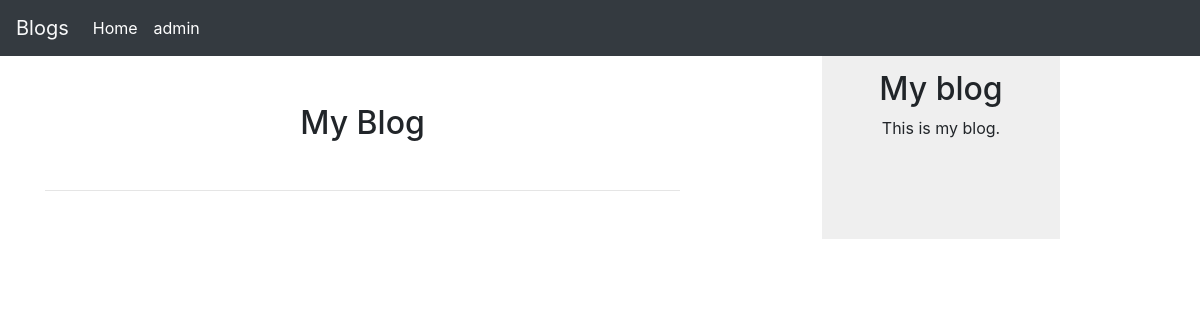
/blog/, run on an earlier commit of the app's database.
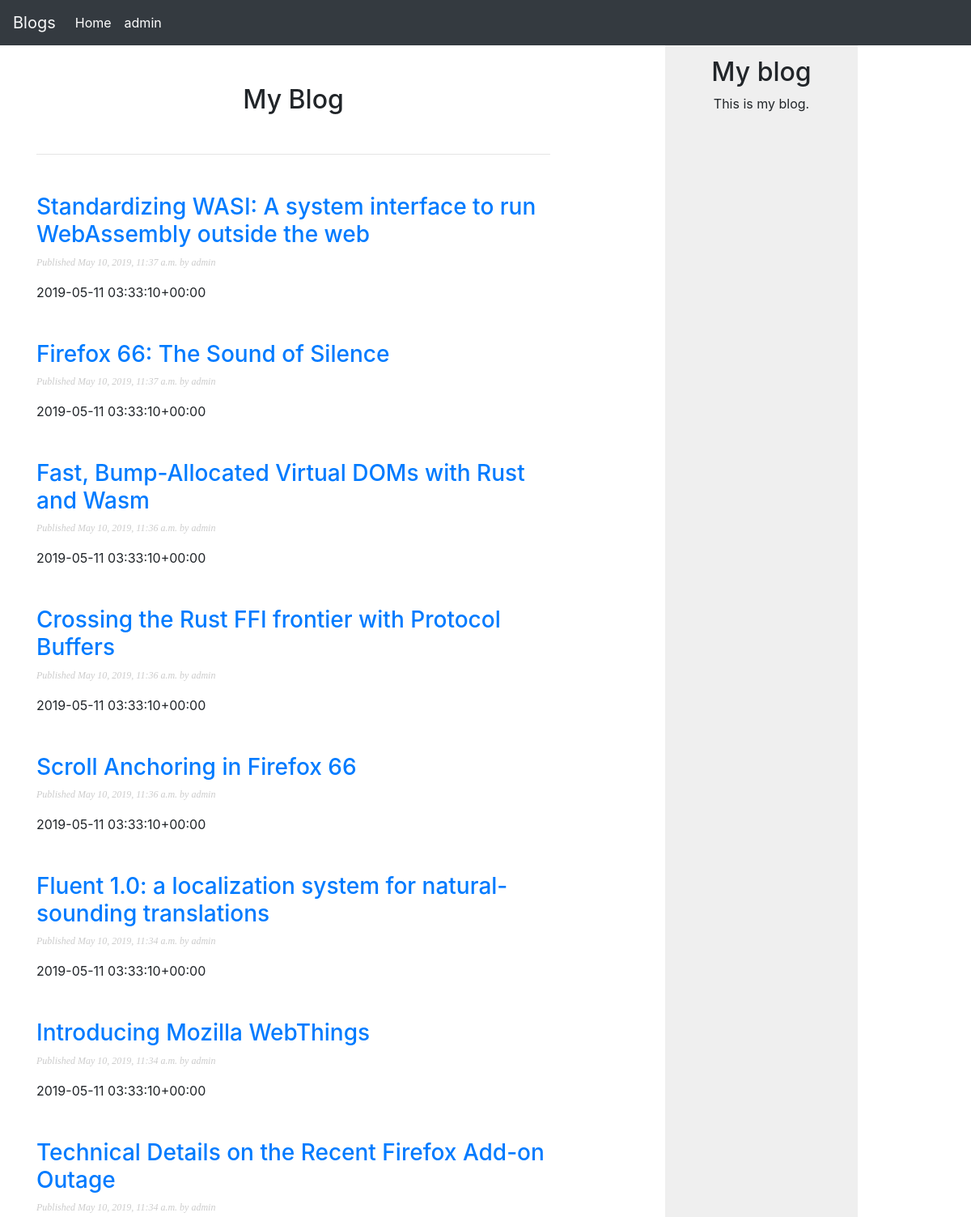
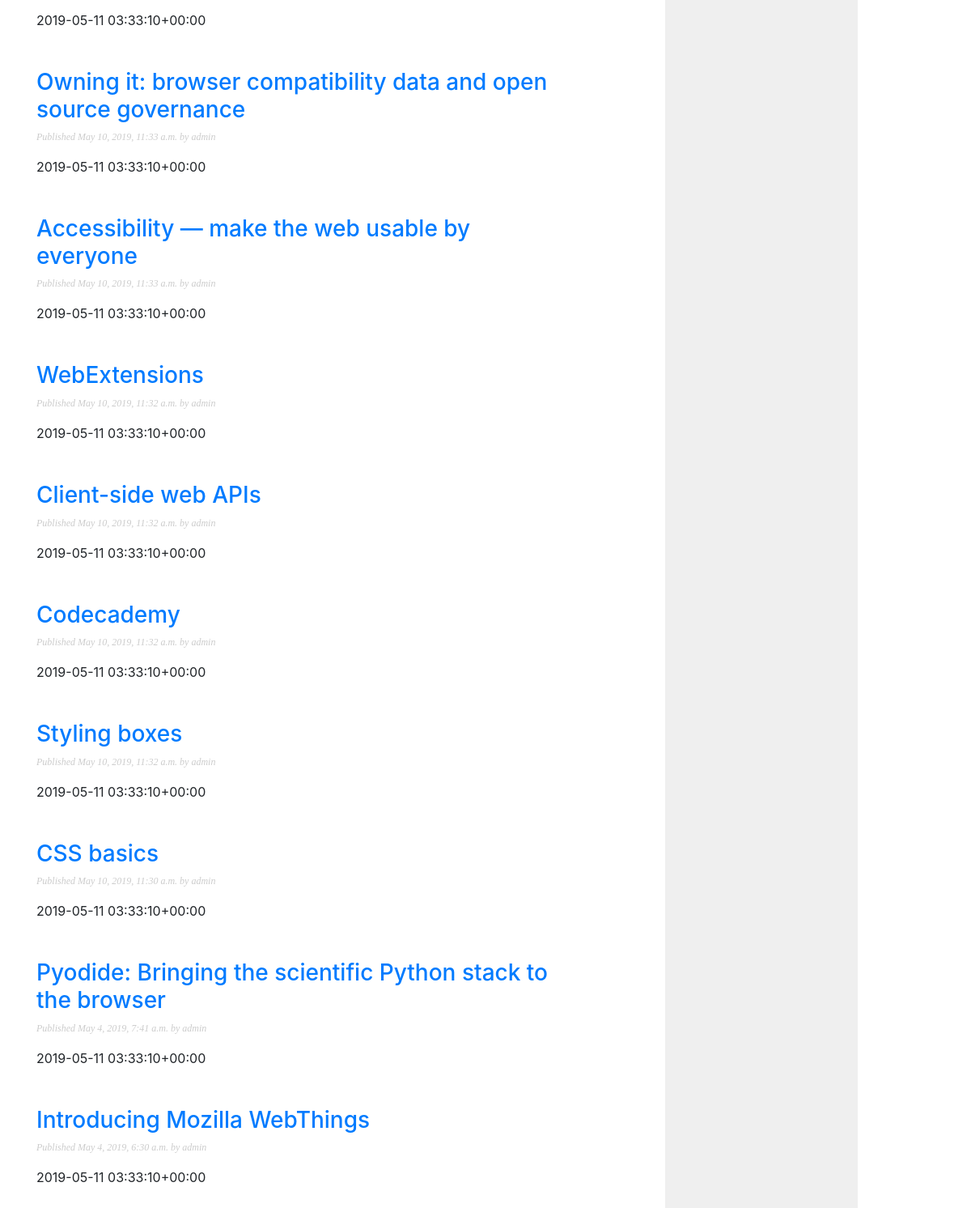
And on a later commit of the database (2 pictures, top to bottom).
### blog/models.py (models this page shows, shortened)
class Post(models.Model):
   STATUS_CHOICES = (
      ('draft', 'Draft'),
      ('published', 'Published'),
   )
   title = models.CharField(max_length=250)
   slug = models.SlugField(max_length=250, unique_for_date='publish')
   author = models.ForeignKey(User, on_delete=models.CASCADE, related_name='blog_posts')
   body = models.TextField()
   publish = models.DateTimeField(default=timezone.now)
   created = models.DateTimeField(auto_now_add=True)
   updated = models.DateTimeField(auto_now=True)
   status = models.CharField(max_length=10, choices=STATUS_CHOICES, default='draft')
   class Meta:
      ordering = ('-publish',)
   objects = models.Manager() # The default manager.
   published = PublishedManager() # Our custom manager.
   def get_absolute_url(self):
      return reverse('blog:post_detail', args=[self.publish.year,
                                               self.publish.month,
                                               self.publish.day,
                                               self.slug])

### blog/views.py (the view)
# urls.py: path('', views.post_list, name='post_list'),
def post_list(request):
   posts = Post.published.all()
   return render(request, 'blog/post/list.html', {'posts':posts})

### blog/models.py (called while the page is built)
   def get_queryset(self):
      return super(PublishedManager, self).get_queryset().filter(status='published')

### blog/templates/blog/post/list.html (shortened to what this page needs)
{% extends 'blog/base.html' %}
{% block content %}
   <h2 class="mb-5 mt-5 text-center">My Blog</h2>
   <hr class="mb-5">
   {% for post in posts %}
       <div class="mb-5">
         <h3><a href="{{ post.get_absolute_url }}">{{ post.title }}</a></h3>
         <p class="date">Published {{ post.publish }} by {{ post.author }}</p>
         <p>{{ post.body|truncatewords:30|linebreaks }}</p>
       </div>
   {% endfor %}
{% endblock content %}

### blog/templates/blog/base.html (shortened to what this page needs)
{% load static %}
<!DOCTYPE html>
<html lang="en">
<head>
   <link rel="stylesheet" href="{% static 'css/blog.css' %}">
   <link rel="stylesheet" href="https://stackpath.bootstrapcdn.com/bootstrap/4.3.1/css/bootstrap.min.css">
</head>
<body>
   <header class="header">
      <div class="content-fluid">
         <nav class="navbar navbar-expand-lg navbar-dark bg-dark text-light">
            <a class="navbar-brand">Blogs</a>
            <div id="my-nav" class="collapse navbar-collapse">
               <ul class="navbar-nav mr-auto">
                  <li class="nav-item active">
                     <a class="nav-link" href="">Home<span class="sr-only">(current)</span></a>
                  </li>
                  <li class="nav-item active">
                     <a class="nav-link" href="#">admin<span class="sr-only">(current)</span></a>
                  </li>
               </ul>
            </div>
         </nav>
      </div>
   </header>
   <section class="content">
      <div class="container">
         <div class="row">
            <div class="col-md-7">
               <div class="content">
                  {% block content %}{% endblock content %}
               </div>
            </div>
            <div class="col-md-4">
               <div id="sidebar">
                  <h2>My blog</h2>
                  <p>This is my blog.</p>
               </div>
            </div>
         </div>
      </div>
   </section>
</body>
</html>

### blog/static/css/blog.css (style rules this page uses)
body { margin:0; padding:0; font-family:helvetica, sans-serif; }
a { color:#00abff; text-decoration:none; }
h2 { font-weight:normal; margin:30px 0 0; }
#sidebar { float: right; width: 68%; padding: 14px; background: #efefef; height: 100%; text-align: center; }
p.date { color:#ccc; font-family: georgia, serif; font-size: 12px; font-style: italic; }

What changed in the data, as far as the page shows it:
added Post: title "Standardizing WASI: A system interface to run WebAssembly outside the web", publish "May 10, 2019, 11:37 a.m.", author "admin", body "2019-05-11 03:33:10+00:00"
added Post: title "Firefox 66: The Sound of Silence", publish "May 10, 2019, 11:37 a.m.", author "admin", body "2019-05-11 03:33:10+00:00"
added Post: title "Fast, Bump-Allocated Virtual DOMs with Rust and Wasm", publish "May 10, 2019, 11:36 a.m.", author "admin", body "2019-05-11 03:33:10+00:00"
added Post: title "Crossing the Rust FFI frontier with Protocol Buffers", publish "May 10, 2019, 11:36 a.m.", author "admin", body "2019-05-11 03:33:10+00:00"
added Post: title "Scroll Anchoring in Firefox 66", publish "May 10, 2019, 11:36 a.m.", author "admin", body "2019-05-11 03:33:10+00:00"
added Post: title "Fluent 1.0: a localization system for natural-sounding translations", publish "May 10, 2019, 11:34 a.m.", author "admin", body "2019-05-11 03:33:10+00:00"
added Post: title "Introducing Mozilla WebThings", publish "May 10, 2019, 11:34 a.m.", author "admin", body "2019-05-11 03:33:10+00:00"
added Post: title "Technical Details on the Recent Firefox Add-on Outage", publish "May 10, 2019, 11:34 a.m.", author "admin", body "2019-05-11 03:33:10+00:00"
added Post: title "Owning it: browser compatibility data and open source governance", publish "May 10, 2019, 11:33 a.m.", author "admin", body "2019-05-11 03:33:10+00:00"
added Post: title "Accessibility — make the web usable by everyone", publish "May 10, 2019, 11:33 a.m.", author "admin", body "2019-05-11 03:33:10+00:00"
added Post: title "WebExtensions", publish "May 10, 2019, 11:32 a.m.", author "admin", body "2019-05-11 03:33:10+00:00"
added Post: title "Client-side web APIs", publish "May 10, 2019, 11:32 a.m.", author "admin", body "2019-05-11 03:33:10+00:00"
added Post: title "Codecademy", publish "May 10, 2019, 11:32 a.m.", author "admin", body "2019-05-11 03:33:10+00:00"
added Post: title "Styling boxes", publish "May 10, 2019, 11:32 a.m.", author "admin", body "2019-05-11 03:33:10+00:00"
added Post: title "CSS basics", publish "May 10, 2019, 11:30 a.m.", author "admin", body "2019-05-11 03:33:10+00:00"
now on this page (row edited): Post: title "Pyodide: Bringing the scientific Python stack to the browser", publish "May 4, 2019, 7:41 a.m.", author "admin", body "2019-05-11 03:33:10+00:00"
now on this page (row edited): Post: title "Introducing Mozilla WebThings", publish "May 4, 2019, 6:30 a.m.", author "admin", body "2019-05-11 03:33:10+00:00"
